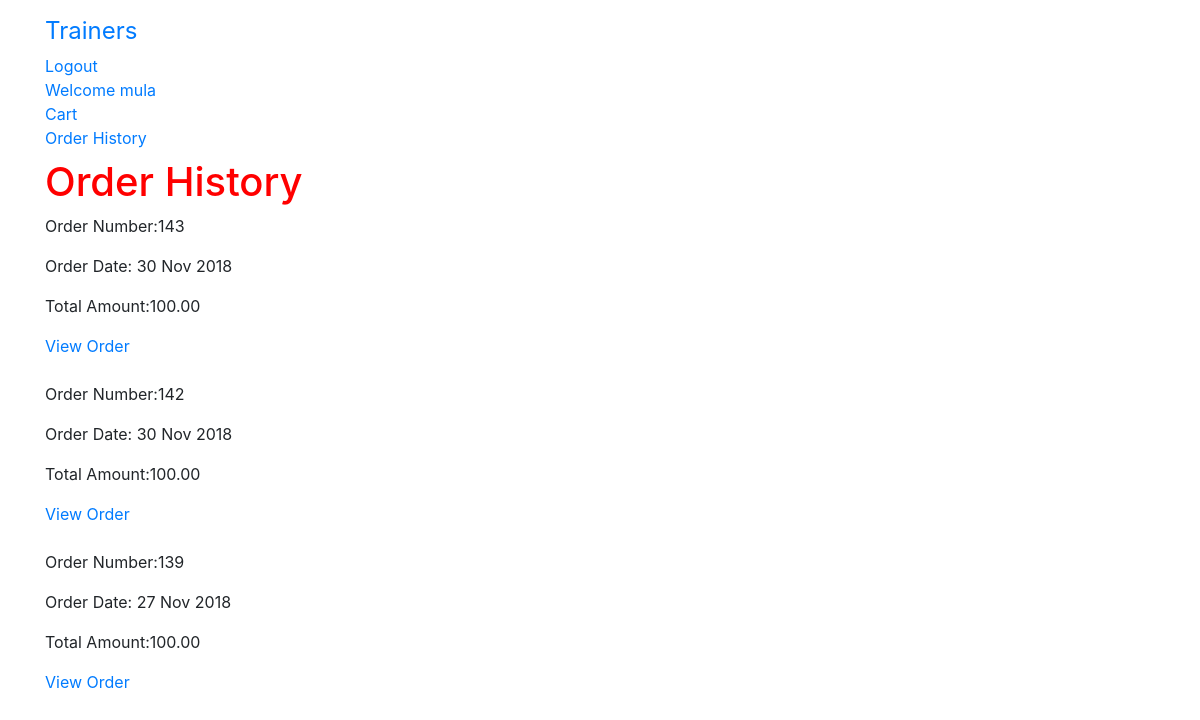
/order/history/ (signed in), run on an earlier commit of the app's database.
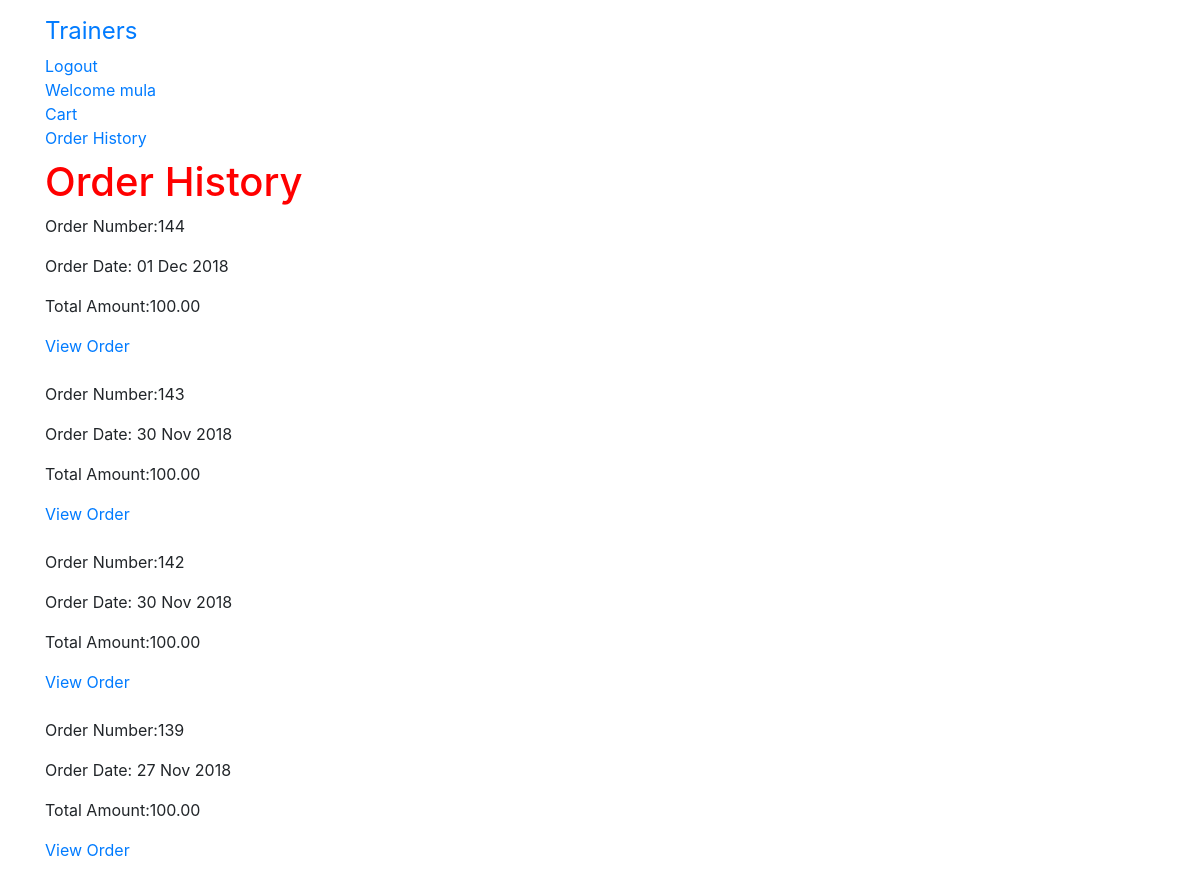
And on a later commit of the database.
### order/models.py (models this page shows, shortened)
class Order(models.Model):
    client_name = models.CharField(max_length=250, default='none')
    trainer_name = models.CharField(max_length=250, default='none') #new addition
    token = models.CharField(max_length=250,blank=True)
    total = models.DecimalField(max_digits=10,decimal_places=2,verbose_name='GBP Order Gross Total')
    net_pay = models.DecimalField(max_digits=10,decimal_places=2,verbose_name='GBP Order Net Total', default=0.00)
    stripe_fee = models.DecimalField(max_digits=10,decimal_places=2,verbose_name='Stripe Fee', default=0.00)
    platform_fee = models.IntegerField(default=2)
    service_fee = models.DecimalField(max_digits=10,decimal_places=2,verbose_name='Total Service Fee', default=0.00)
    client_email = models.EmailField(max_length=250,blank=True,verbose_name='Client Email')
    trainer_email = models.EmailField(max_length=250,blank=True,verbose_name='Trainer Email')
    created = models.DateTimeField(auto_now_add=True)
    subscription = models.BooleanField(default=False)
    stripe_product_name = models.CharField(max_length=200,default='None')
    stripe_plan_id = models.CharField(max_length=200,default='None')
    stripe_subscription_id = models.CharField(max_length=200,default='None')
    stripe_invoice_id = models.CharField(max_length=200,default='None')
    class Meta:
        db_table = 'Order'
        ordering = ['-created'] #to have the most recent order come up first

### order/views.py (the view)
# urls.py: path('history/', views.orderHistory,name='order_history'),
@login_required
def orderHistory(request):
    if request.user.is_authenticated:
        email = str(request.user.email)
        order_details = Order.objects.filter(client_email=email)
    context = {'order_details': order_details}
    return render(request,'order/orders_list.html',context)

### order/templates/order/orders_list.html
{% extends 'base.html' %}
{% load staticfiles %}
{% block content %}
  <h1>Order History </h1>
  {% if order_details %}
    {% for order in order_details %}
    <p>Order Number:{{ order.id }} </p>
    <p>Order Date: {{ order.created|date:"d M Y"}}</p>
    <p>Total Amount:{{ order.total }} </p>
    <a href="{% url 'order:order_detail' order.id%}">View Order</a>
    <br>
    <br>
    {% endfor %}
  {% else %}
  <h3>You have not yet placed an order</h3>
  <p> please click <a href="{% url 'gym:trainer_list'%}">Here</a> to find a trainer</p>
  {% endif %}
{% endblock %}

What changed in the data, as far as the page shows it:
added Order: id "144", created "01 Dec 2018", total "100.00"
